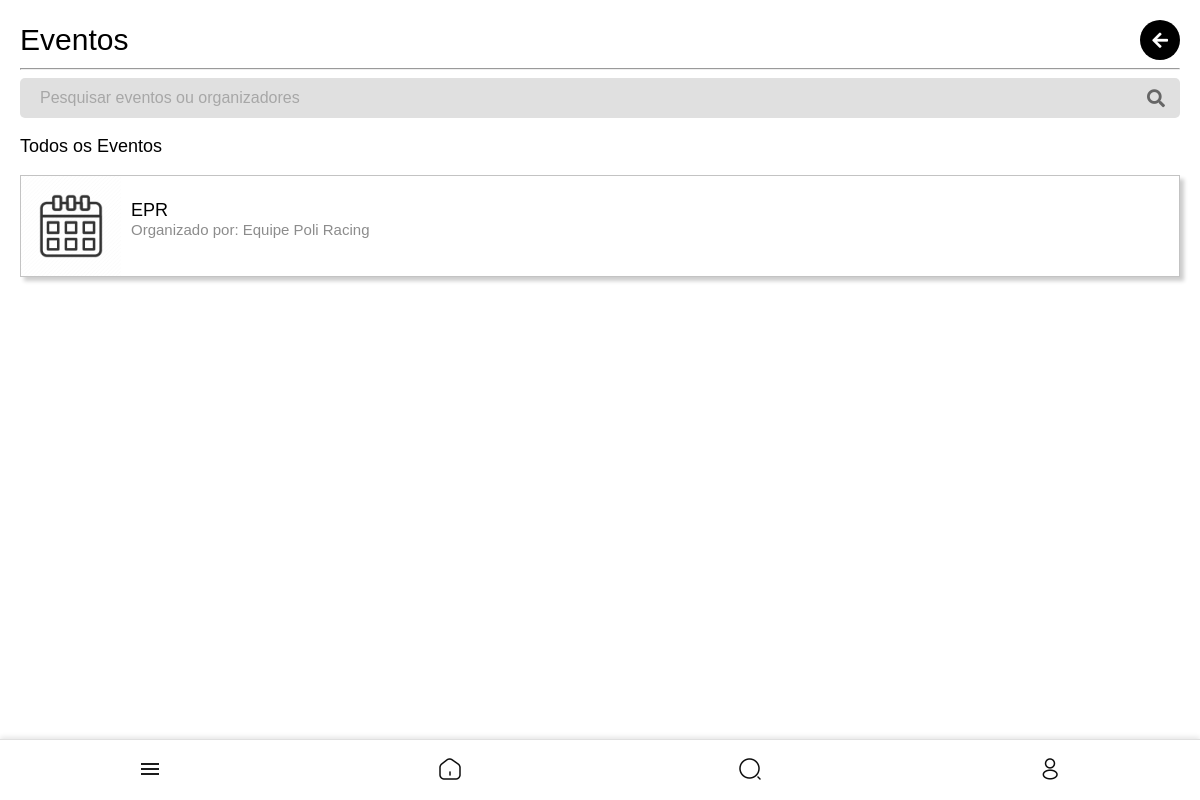
Page /eventos/ (signed in) on the earlier database version.
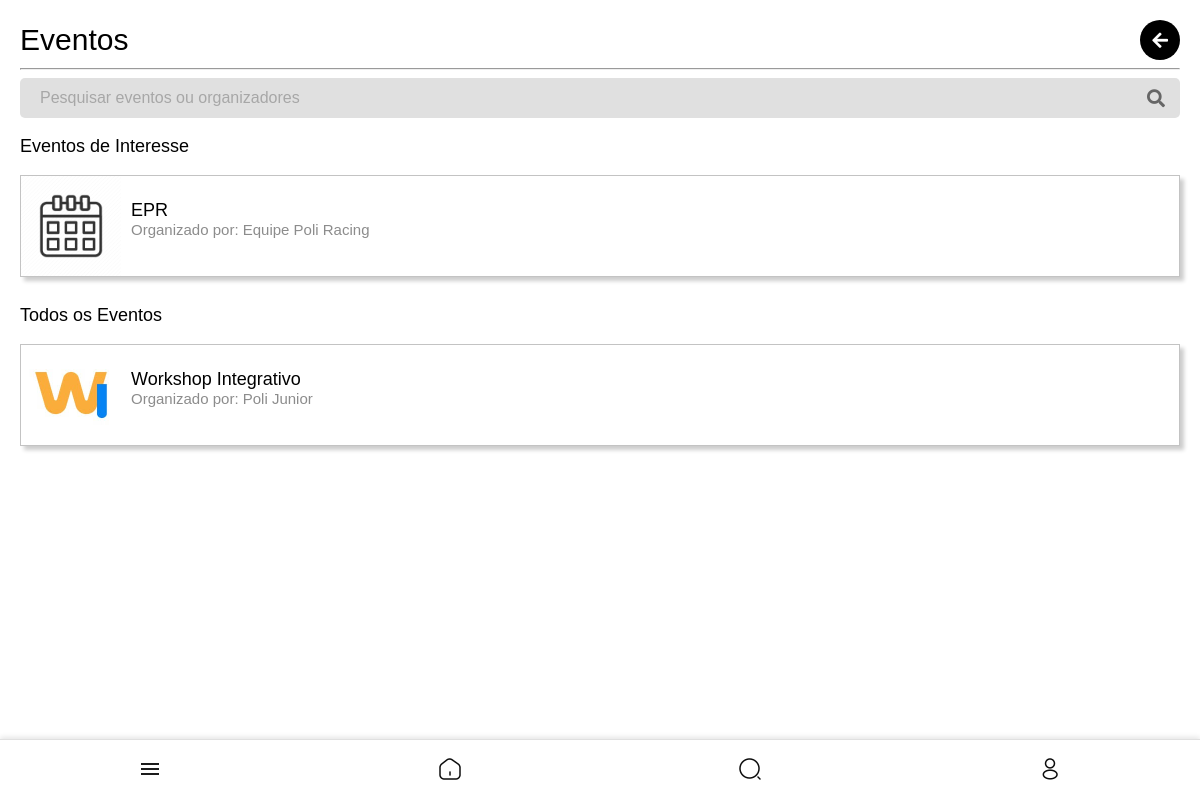
Same page on the later database version.
### core/models.py (models this page shows, shortened)
class Evento(models.Model):
    nome = models.CharField(max_length=255)
    descricao = models.TextField()
    data_inicio = models.DateTimeField()
    data_fim = models.DateTimeField()
    local = models.CharField(max_length=255)
    criado_por = models.ForeignKey(
        settings.AUTH_USER_MODEL,
        on_delete=models.CASCADE,
        limit_choices_to={'user_type': 'entidade'}
    )
    imagem = models.ImageField(upload_to='eventos/', null=True, blank=True)

class CustomUser(AbstractUser):
    USER_TYPE_CHOICES = (
        ('aluno', 'Aluno'),
        ('representante', 'Representante de Classe'),
        ('professor', 'Professor'),
        ('entidade', 'Entidade'),
    )
    user_type = models.CharField(max_length=20, choices=USER_TYPE_CHOICES, default='aluno')
    curso = models.CharField(max_length=100, blank=True, null=True)
    semestre = models.CharField(max_length=3, blank=True, null=True)
    departamento = models.CharField(max_length=100, blank=True, null=True)
    foto = models.ImageField(upload_to='user_photos/', blank=True, null=True, default='defaultphoto.jpg')
    email = models.EmailField(unique=True, validators=[CustomEmailValidator()])
    eventos_interesse = models.ManyToManyField('Evento', blank=True, related_name='interessados')
    is_public_profile = models.BooleanField(default=True)
    class Meta:
        verbose_name = 'Usuário'
        verbose_name_plural = 'Usuários'

### core/views.py (the view, shortened to what this page needs)
# urls.py: path('eventos/', views.lista_eventos, name='lista_eventos'),
@login_required
def lista_eventos(request):
    query = request.GET.get('q', '').strip()  # Garante que query seja uma string vazia se não houver valor
    eventos_interesse = Evento.objects.none()
    todos_eventos = Evento.objects.all()
    if request.user.is_authenticated:
        eventos_interesse = request.user.eventos_interesse.all()
        todos_eventos = todos_eventos.exclude(id__in=eventos_interesse.values_list('id', flat=True))
    context = {
        'todos_eventos': todos_eventos,
        'eventos_interesse': eventos_interesse,
        'query': query,  # Passa a consulta de pesquisa de volta ao contexto
    }
    return render(request, 'core/lista_eventos.html', context)

### templates/core/lista_eventos.html (shortened to what this page needs)
{% extends 'core/base.html' %}
{% block content %}
{% load static %}
<div class="disciplinas-add-container">
    <div class="header-container">
        <h1>Eventos</h1>
        <div class="actions">
            <button class="icon-btn" onclick="history.back();">
                <i class="fa fa-arrow-left"></i>
            </button>
        </div>
    </div>
    <hr>
    <form method="get" action="{% url 'lista_eventos' %}" class="search-form">
        <div class="search-input-group">
            <input type="text" name="q" value="{{ query }}" placeholder="Pesquisar eventos ou organizadores" id="search">
            <button type="submit" class="search-btn">
                <i class="fa fa-search"></i>
            </button>
        </div>
    </form>
    {% if eventos_interesse %}
    <h3>Eventos de Interesse</h3>
    <ul class="disciplinas-add-list">
        {% for evento in eventos_interesse %}
        <li class="disciplina-add-item" style="padding: 0;">
            <div style="display: flex; align-items: center;">
                {% if evento.imagem %}
                <img src="{{ evento.imagem.url }}" alt="{{ evento.nome }}" style="width: 20vw; height: auto; max-width: 100px; margin-right: min(10px,1vw);" class="img-thumbnail">
                {% else %}
                <img src="{% static 'event.webp' %}" alt="Imagem padrão do evento" style="width: 20vw; height: auto; max-width: 100px; margin-right: min(10px,1vw);" class="img-thumbnail">
                {% endif %}
                <div>
                    <a href="{% url 'detalhe_evento' evento.id %}" class="disciplina-nome" style="color: black; font-size: min(18px,4vw); font-weight: 200;">{{ evento.nome }}</a>
                    <p class="disciplina-codigo" style="font-size: min(15px,3vw); color: #8c8c8c; margin-top: 0;">Organizado por: {{ evento.criado_por.get_full_name }}</p>
                </div>
            </div>
        </li>
        {% endfor %}
    </ul>
    {% endif %}
    <h3>Todos os Eventos</h3>
    <ul class="disciplinas-add-list">
        {% for evento in todos_eventos %}
        <li class="disciplina-add-item" style="padding: 0;">
            <div style="display: flex; align-items: center;">
                {% if evento.imagem %}
                <img src="{{ evento.imagem.url }}" alt="{{ evento.nome }}" style="width: 20vw; height: auto; max-width: 100px; margin-right: min(10px,1vw);" class="img-thumbnail">
                {% else %}
                <img src="{% static 'event.webp' %}" alt="Imagem padrão do evento" style="width: 20vw; height: auto; max-width: 100px; margin-right: min(10px,1vw);" class="img-thumbnail">
                {% endif %}
                <div>
                    <a href="{% url 'detalhe_evento' evento.id %}" class="disciplina-nome" style="color: black; font-size: min(18px,4vw); font-weight: 200;">{{ evento.nome }}</a>
                    <p class="disciplina-codigo" style="font-size: min(15px,3vw); color: #8c8c8c; margin-top: 0;">Organizado por: {{ evento.criado_por.get_full_name }}</p>
                </div>
            </div>
        </li>
        {% empty %}
        <li class="empty-result" style="font-size: min(15px,4vw); color: #8c8c8c;">Nenhum evento disponível no momento.</li>
        {% endfor %}
    </ul>
</div>
{% endblock %}

Differences in the rows shown:
shown differently, row unchanged: Evento "EPR": moves from the list under "Todos os Eventos" to the list under "Eventos de Interesse"
added Evento: imagem (picture), nome "Workshop Integrativo", criado_por.get_full_name "Poli Junior", shown under "Todos os Eventos"
Other differences:
text now shown: "Eventos de Interesse"
